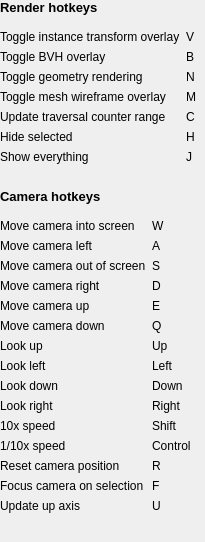
           <widget class="QWidget" name="column_2_wrapper_" native="true">
            <layout class="QVBoxLayout" name="vertical_layout_4_">
             <property name="leftMargin">
              <number>0</number>
             </property>
             <property name="topMargin">
              <number>0</number>
             </property>
             <property name="rightMargin">
              <number>0</number>
             </property>
             <property name="bottomMargin">
              <number>0</number>
             </property>
             <item>
              <widget class="ScaledLabel" name="label_render_hotkeys_">
               <property name="sizePolicy">
                <sizepolicy hsizetype="MinimumExpanding" vsizetype="Fixed">
                 <horstretch>0</horstretch>
                 <verstretch>0</verstretch>
                </sizepolicy>
               </property>
               <property name="font">
                <font>
                 <pointsize>10</pointsize>
                 <weight>75</weight>
                 <bold>true</bold>
                </font>
               </property>
               <property name="text">
                <string>Render hotkeys</string>
               </property>
              </widget>
             </item>
             <item>
              <widget class="QWidget" name="render_hotkeys_layout_" native="true">
               <layout class="QGridLayout" name="grid_layout_render_hotkeys_">
                <property name="leftMargin">
                 <number>0</number>
                </property>
                <item row="0" column="0">
                 <widget class="ScaledLabel" name="label_instance_transform_">
                  <property name="sizePolicy">
                   <sizepolicy hsizetype="MinimumExpanding" vsizetype="Fixed">
                    <horstretch>0</horstretch>
                    <verstretch>0</verstretch>
                   </sizepolicy>
                  </property>
                  <property name="text">
                   <string>Toggle instance transform overlay</string>
                  </property>
                 </widget>
                </item>
                <item row="0" column="1">
                 <widget class="ScaledLabel" name="content_instance_transform_">
                  <property name="sizePolicy">
                   <sizepolicy hsizetype="MinimumExpanding" vsizetype="Fixed">
                    <horstretch>0</horstretch>
                    <verstretch>0</verstretch>
                   </sizepolicy>
                  </property>
                  <property name="text">
                   <string>V</string>
                  </property>
                 </widget>
                </item>
                <item row="1" column="0">
                 <widget class="ScaledLabel" name="label_bvh_">
                  <property name="sizePolicy">
                   <sizepolicy hsizetype="MinimumExpanding" vsizetype="Fixed">
                    <horstretch>0</horstretch>
                    <verstretch>0</verstretch>
                   </sizepolicy>
                  </property>
                  <property name="text">
                   <string>Toggle BVH overlay</string>
                  </property>
                 </widget>
                </item>
                <item row="1" column="1">
                 <widget class="ScaledLabel" name="content_bvh_">
                  <property name="sizePolicy">
                   <sizepolicy hsizetype="MinimumExpanding" vsizetype="Fixed">
                    <horstretch>0</horstretch>
                    <verstretch>0</verstretch>
                   </sizepolicy>
                  </property>
                  <property name="text">
                   <string>B</string>
                  </property>
                 </widget>
                </item>
                <item row="2" column="0">
                 <widget class="ScaledLabel" name="label_geometry_">
                  <property name="sizePolicy">
                   <sizepolicy hsizetype="MinimumExpanding" vsizetype="Fixed">
                    <horstretch>0</horstretch>
                    <verstretch>0</verstretch>
                   </sizepolicy>
                  </property>
                  <property name="text">
                   <string>Toggle geometry rendering</string>
                  </property>
                 </widget>
                </item>
                <item row="2" column="1">
                 <widget class="ScaledLabel" name="content_geometry_">
                  <property name="sizePolicy">
                   <sizepolicy hsizetype="MinimumExpanding" vsizetype="Fixed">
                    <horstretch>0</horstretch>
                    <verstretch>0</verstretch>
                   </sizepolicy>
                  </property>
                  <property name="text">
                   <string>N</string>
                  </property>
                 </widget>
                </item>
                <item row="3" column="0">
                 <widget class="ScaledLabel" name="label_mesh_">
                  <property name="sizePolicy">
                   <sizepolicy hsizetype="MinimumExpanding" vsizetype="Fixed">
                    <horstretch>0</horstretch>
                    <verstretch>0</verstretch>
                   </sizepolicy>
                  </property>
                  <property name="text">
                   <string>Toggle mesh wireframe overlay</string>
                  </property>
                 </widget>
                </item>
                <item row="3" column="1">
                 <widget class="ScaledLabel" name="content_mesh_">
                  <property name="sizePolicy">
                   <sizepolicy hsizetype="MinimumExpanding" vsizetype="Fixed">
                    <horstretch>0</horstretch>
                    <verstretch>0</verstretch>
                   </sizepolicy>
                  </property>
                  <property name="text">
                   <string>M</string>
                  </property>
                 </widget>
                </item>
                <item row="4" column="0">
                 <widget class="ScaledLabel" name="label_traversal_counter_update_">
                  <property name="sizePolicy">
                   <sizepolicy hsizetype="MinimumExpanding" vsizetype="Fixed">
                    <horstretch>0</horstretch>
                    <verstretch>0</verstretch>
                   </sizepolicy>
                  </property>
                  <property name="text">
                   <string>Update traversal counter range</string>
                  </property>
                 </widget>
                </item>
                <item row="4" column="1">
                 <widget class="ScaledLabel" name="content_traversal_counter_update_">
                  <property name="sizePolicy">
                   <sizepolicy hsizetype="MinimumExpanding" vsizetype="Fixed">
                    <horstretch>0</horstretch>
                    <verstretch>0</verstretch>
                   </sizepolicy>
                  </property>
                  <property name="text">
                   <string>C</string>
                  </property>
                 </widget>
                </item>
                <item row="5" column="0">
                 <widget class="ScaledLabel" name="label_hide_">
                  <property name="sizePolicy">
                   <sizepolicy hsizetype="MinimumExpanding" vsizetype="Fixed">
                    <horstretch>0</horstretch>
                    <verstretch>0</verstretch>
                   </sizepolicy>
                  </property>
                  <property name="text">
                   <string>Hide selected</string>
                  </property>
                 </widget>
                </item>
                <item row="5" column="1">
                 <widget class="ScaledLabel" name="content_hide_">
                  <property name="sizePolicy">
                   <sizepolicy hsizetype="MinimumExpanding" vsizetype="Fixed">
                    <horstretch>0</horstretch>
                    <verstretch>0</verstretch>
                   </sizepolicy>
                  </property>
                  <property name="text">
                   <string>H</string>
                  </property>
                 </widget>
                </item>
                <item row="6" column="0">
                 <widget class="ScaledLabel" name="label_show_everything_">
                  <property name="sizePolicy">
                   <sizepolicy hsizetype="MinimumExpanding" vsizetype="Fixed">
                    <horstretch>0</horstretch>
                    <verstretch>0</verstretch>
                   </sizepolicy>
                  </property>
                  <property name="text">
                   <string>Show everything</string>
                  </property>
                 </widget>
                </item>
                <item row="6" column="1">
                 <widget class="ScaledLabel" name="content_show_everything_">
                  <property name="sizePolicy">
                   <sizepolicy hsizetype="MinimumExpanding" vsizetype="Fixed">
                    <horstretch>0</horstretch>
                    <verstretch>0</verstretch>
                   </sizepolicy>
                  </property>
                  <property name="text">
                   <string>J</string>
                  </property>
                 </widget>
                </item>
               </layout>
              </widget>
             </item>
             <item>
              <spacer name="vertical_spacer_2_">
               <property name="orientation">
                <enum>Qt::Vertical</enum>
               </property>
               <property name="sizeType">
                <enum>QSizePolicy::Fixed</enum>
               </property>
               <property name="sizeHint" stdset="0">
                <size>
                 <width>20</width>
                 <height>10</height>
                </size>
               </property>
              </spacer>
             </item>
             <item>
              <widget class="ScaledLabel" name="label_camera_hotkeys_">
               <property name="sizePolicy">
                <sizepolicy hsizetype="MinimumExpanding" vsizetype="Fixed">
                 <horstretch>0</horstretch>
                 <verstretch>0</verstretch>
                </sizepolicy>
               </property>
               <property name="font">
                <font>
                 <pointsize>10</pointsize>
                 <weight>75</weight>
                 <bold>true</bold>
                </font>
               </property>
               <property name="text">
                <string>Camera hotkeys</string>
               </property>
              </widget>
             </item>
             <item>
              <widget class="QWidget" name="camera_hotkeys_layout_" native="true">
               <layout class="QGridLayout" name="grid_layout_2_">
                <property name="leftMargin">
                 <number>0</number>
                </property>
                <item row="0" column="0">
                 <widget class="ScaledLabel" name="label_in_">
                  <property name="sizePolicy">
                   <sizepolicy hsizetype="MinimumExpanding" vsizetype="Fixed">
                    <horstretch>0</horstretch>
                    <verstretch>0</verstretch>
                   </sizepolicy>
                  </property>
                  <property name="text">
                   <string>Move camera into screen</string>
                  </property>
                 </widget>
                </item>
                <item row="0" column="1">
                 <widget class="ScaledLabel" name="content_in_">
                  <property name="sizePolicy">
                   <sizepolicy hsizetype="MinimumExpanding" vsizetype="Fixed">
                    <horstretch>0</horstretch>
                    <verstretch>0</verstretch>
                   </sizepolicy>
                  </property>
                  <property name="text">
                   <string>W</string>
                  </property>
                 </widget>
                </item>
                <item row="1" column="0">
                 <widget class="ScaledLabel" name="label_left_">
                  <property name="sizePolicy">
                   <sizepolicy hsizetype="MinimumExpanding" vsizetype="Fixed">
                    <horstretch>0</horstretch>
                    <verstretch>0</verstretch>
                   </sizepolicy>
                  </property>
                  <property name="text">
                   <string>Move camera left</string>
                  </property>
                 </widget>
                </item>
                <item row="1" column="1">
                 <widget class="ScaledLabel" name="content_left_">
                  <property name="sizePolicy">
                   <sizepolicy hsizetype="MinimumExpanding" vsizetype="Fixed">
                    <horstretch>0</horstretch>
                    <verstretch>0</verstretch>
                   </sizepolicy>
                  </property>
                  <property name="text">
                   <string>A</string>
                  </property>
                 </widget>
                </item>
                <item row="2" column="0">
                 <widget class="ScaledLabel" name="label_out_">
                  <property name="sizePolicy">
                   <sizepolicy hsizetype="MinimumExpanding" vsizetype="Fixed">
                    <horstretch>0</horstretch>
                    <verstretch>0</verstretch>
                   </sizepolicy>
                  </property>
                  <property name="text">
                   <string>Move camera out of screen</string>
                  </property>
                 </widget>
                </item>
                <item row="2" column="1">
                 <widget class="ScaledLabel" name="content_out_">
                  <property name="sizePolicy">
                   <sizepolicy hsizetype="MinimumExpanding" vsizetype="Fixed">
                    <horstretch>0</horstretch>
                    <verstretch>0</verstretch>
                   </sizepolicy>
                  </property>
                  <property name="text">
                   <string>S</string>
                  </property>
                 </widget>
                </item>
                <item row="3" column="0">
                 <widget class="ScaledLabel" name="label_right_">
                  <property name="sizePolicy">
                   <sizepolicy hsizetype="MinimumExpanding" vsizetype="Fixed">
                    <horstretch>0</horstretch>
                    <verstretch>0</verstretch>
                   </sizepolicy>
                  </property>
                  <property name="text">
                   <string>Move camera right</string>
                  </property>
                 </widget>
                </item>
                <item row="3" column="1">
                 <widget class="ScaledLabel" name="content_right_">
                  <property name="sizePolicy">
                   <sizepolicy hsizetype="MinimumExpanding" vsizetype="Fixed">
                    <horstretch>0</horstretch>
                    <verstretch>0</verstretch>
                   </sizepolicy>
                  </property>
                  <property name="text">
                   <string>D</string>
                  </property>
                 </widget>
                </item>
                <item row="4" column="0">
                 <widget class="ScaledLabel" name="label_up_">
                  <property name="sizePolicy">
                   <sizepolicy hsizetype="MinimumExpanding" vsizetype="Fixed">
                    <horstretch>0</horstretch>
                    <verstretch>0</verstretch>
                   </sizepolicy>
                  </property>
                  <property name="text">
                   <string>Move camera up</string>
                  </property>
                 </widget>
                </item>
                <item row="4" column="1">
                 <widget class="ScaledLabel" name="content_up_">
                  <property name="sizePolicy">
                   <sizepolicy hsizetype="MinimumExpanding" vsizetype="Fixed">
                    <horstretch>0</horstretch>
                    <verstretch>0</verstretch>
                   </sizepolicy>
                  </property>
                  <property name="text">
                   <string>E</string>
                  </property>
                 </widget>
                </item>
                <item row="5" column="0">
                 <widget class="ScaledLabel" name="label_down_">
                  <property name="sizePolicy">
                   <sizepolicy hsizetype="MinimumExpanding" vsizetype="Fixed">
                    <horstretch>0</horstretch>
                    <verstretch>0</verstretch>
                   </sizepolicy>
                  </property>
                  <property name="text">
                   <string>Move camera down</string>
                  </property>
                 </widget>
                </item>
                <item row="5" column="1">
                 <widget class="ScaledLabel" name="content_down_">
                  <property name="sizePolicy">
                   <sizepolicy hsizetype="MinimumExpanding" vsizetype="Fixed">
                    <horstretch>0</horstretch>
                    <verstretch>0</verstretch>
                   </sizepolicy>
                  </property>
                  <property name="text">
                   <string>Q</string>
                  </property>
                 </widget>
                </item>
                <item row="6" column="0">
                 <widget class="ScaledLabel" name="label_look_up_">
                  <property name="sizePolicy">
                   <sizepolicy hsizetype="MinimumExpanding" vsizetype="Fixed">
                    <horstretch>0</horstretch>
                    <verstretch>0</verstretch>
                   </sizepolicy>
                  </property>
                  <property name="text">
                   <string>Look up</string>
                  </property>
                 </widget>
                </item>
                <item row="6" column="1">
                 <widget class="ScaledLabel" name="content_look_up_">
                  <property name="sizePolicy">
                   <sizepolicy hsizetype="MinimumExpanding" vsizetype="Fixed">
                    <horstretch>0</horstretch>
                    <verstretch>0</verstretch>
                   </sizepolicy>
                  </property>
                  <property name="text">
                   <string>Up</string>
                  </property>
                 </widget>
                </item>
                <item row="7" column="0">
                 <widget class="ScaledLabel" name="label_look_left_">
                  <property name="sizePolicy">
                   <sizepolicy hsizetype="MinimumExpanding" vsizetype="Fixed">
                    <horstretch>0</horstretch>
                    <verstretch>0</verstretch>
                   </sizepolicy>
                  </property>
                  <property name="text">
                   <string>Look left</string>
                  </property>
                 </widget>
                </item>
                <item row="7" column="1">
                 <widget class="ScaledLabel" name="content_look_left_">
                  <property name="sizePolicy">
                   <sizepolicy hsizetype="MinimumExpanding" vsizetype="Fixed">
                    <horstretch>0</horstretch>
                    <verstretch>0</verstretch>
                   </sizepolicy>
                  </property>
                  <property name="text">
                   <string>Left</string>
                  </property>
                 </widget>
                </item>
                <item row="8" column="0">
                 <widget class="ScaledLabel" name="label_look_down_">
                  <property name="sizePolicy">
                   <sizepolicy hsizetype="MinimumExpanding" vsizetype="Fixed">
                    <horstretch>0</horstretch>
                    <verstretch>0</verstretch>
                   </sizepolicy>
                  </property>
                  <property name="text">
                   <string>Look down</string>
                  </property>
                 </widget>
                </item>
                <item row="8" column="1">
                 <widget class="ScaledLabel" name="content_look_down_">
                  <property name="sizePolicy">
                   <sizepolicy hsizetype="MinimumExpanding" vsizetype="Fixed">
                    <horstretch>0</horstretch>
                    <verstretch>0</verstretch>
                   </sizepolicy>
                  </property>
                  <property name="text">
                   <string>Down</string>
                  </property>
                 </widget>
                </item>
                <item row="9" column="0">
                 <widget class="ScaledLabel" name="label_look_right_">
                  <property name="sizePolicy">
                   <sizepolicy hsizetype="MinimumExpanding" vsizetype="Fixed">
                    <horstretch>0</horstretch>
                    <verstretch>0</verstretch>
                   </sizepolicy>
                  </property>
                  <property name="text">
                   <string>Look right</string>
                  </property>
                 </widget>
                </item>
                <item row="9" column="1">
                 <widget class="ScaledLabel" name="content_look_right_">
                  <property name="sizePolicy">
                   <sizepolicy hsizetype="MinimumExpanding" vsizetype="Fixed">
                    <horstretch>0</horstretch>
                    <verstretch>0</verstretch>
                   </sizepolicy>
                  </property>
                  <property name="text">
                   <string>Right</string>
                  </property>
                 </widget>
                </item>
                <item row="10" column="0">
                 <widget class="ScaledLabel" name="label_speed_boost_">
                  <property name="sizePolicy">
                   <sizepolicy hsizetype="MinimumExpanding" vsizetype="Fixed">
                    <horstretch>0</horstretch>
                    <verstretch>0</verstretch>
                   </sizepolicy>
                  </property>
                  <property name="text">
                   <string>10x speed</string>
                  </property>
                 </widget>
                </item>
                <item row="10" column="1">
                 <widget class="ScaledLabel" name="content_speed_boost_">
                  <property name="sizePolicy">
                   <sizepolicy hsizetype="MinimumExpanding" vsizetype="Fixed">
                    <horstretch>0</horstretch>
                    <verstretch>0</verstretch>
                   </sizepolicy>
                  </property>
                  <property name="text">
                   <string>Shift</string>
                  </property>
                 </widget>
                </item>
                <item row="11" column="0">
                 <widget class="ScaledLabel" name="label_speed_slowdown_">
                  <property name="sizePolicy">
                   <sizepolicy hsizetype="MinimumExpanding" vsizetype="Fixed">
                    <horstretch>0</horstretch>
                    <verstretch>0</verstretch>
                   </sizepolicy>
                  </property>
                  <property name="text">
                   <string>1/10x speed</string>
                  </property>
                 </widget>
                </item>
                <item row="11" column="1">
                 <widget class="ScaledLabel" name="content_speed_slowdown_">
                  <property name="sizePolicy">
                   <sizepolicy hsizetype="MinimumExpanding" vsizetype="Fixed">
                    <horstretch>0</horstretch>
                    <verstretch>0</verstretch>
                   </sizepolicy>
                  </property>
                  <property name="text">
                   <string>Control</string>
                  </property>
                 </widget>
                </item>
                <item row="12" column="0">
                 <widget class="ScaledLabel" name="label_reset_">
                  <property name="sizePolicy">
                   <sizepolicy hsizetype="MinimumExpanding" vsizetype="Fixed">
                    <horstretch>0</horstretch>
                    <verstretch>0</verstretch>
                   </sizepolicy>
                  </property>
                  <property name="text">
                   <string>Reset camera position</string>
                  </property>
                 </widget>
                </item>
                <item row="12" column="1">
                 <widget class="ScaledLabel" name="content_reset_">
                  <property name="sizePolicy">
                   <sizepolicy hsizetype="MinimumExpanding" vsizetype="Fixed">
                    <horstretch>0</horstretch>
                    <verstretch>0</verstretch>
                   </sizepolicy>
                  </property>
                  <property name="text">
                   <string>R</string>
                  </property>
                 </widget>
                </item>
                <item row="13" column="0">
                 <widget class="ScaledLabel" name="label_focus_">
                  <property name="sizePolicy">
                   <sizepolicy hsizetype="MinimumExpanding" vsizetype="Fixed">
                    <horstretch>0</horstretch>
                    <verstretch>0</verstretch>
                   </sizepolicy>
                  </property>
                  <property name="text">
                   <string>Focus camera on selection</string>
                  </property>
                 </widget>
                </item>
                <item row="13" column="1">
                 <widget class="ScaledLabel" name="content_focus_">
                  <property name="sizePolicy">
                   <sizepolicy hsizetype="MinimumExpanding" vsizetype="Fixed">
                    <horstretch>0</horstretch>
                    <verstretch>0</verstretch>
                   </sizepolicy>
                  </property>
                  <property name="text">
                   <string>F</string>
                  </property>
                 </widget>
                </item>
                <item row="14" column="0">
                 <widget class="ScaledLabel" name="label_update_up_">
                  <property name="sizePolicy">
                   <sizepolicy hsizetype="MinimumExpanding" vsizetype="Fixed">
                    <horstretch>0</horstretch>
                    <verstretch>0</verstretch>
                   </sizepolicy>
                  </property>
                  <property name="text">
                   <string>Update up axis</string>
                  </property>
                 </widget>
                </item>
                <item row="14" column="1">
                 <widget class="ScaledLabel" name="content_update_up_">
                  <property name="sizePolicy">
                   <sizepolicy hsizetype="MinimumExpanding" vsizetype="Fixed">
                    <horstretch>0</horstretch>
                    <verstretch>0</verstretch>
                   </sizepolicy>
                  </property>
                  <property name="text">
                   <string>U</string>
                  </property>
                 </widget>
                </item>
               </layout>
              </widget>
             </item>
             <item>
              <spacer name="vertical_spacer_end_column_2">
               <property name="orientation">
                <enum>Qt::Vertical</enum>
               </property>
               <property name="sizeHint" stdset="0">
                <size>
                 <width>20</width>
                 <height>20</height>
                </size>
               </property>
              </spacer>
             </item>
            </layout>
           </widget>
